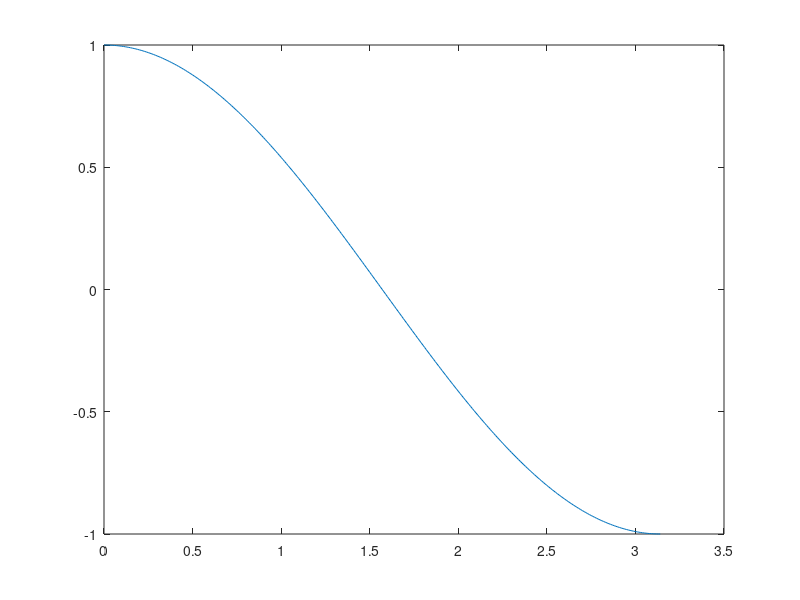

Write the MATLAB code that produced this figure.
%% Opdracht 4
% Hieronder staat code waarmee je een grafiek van een cosinus functie
% tekent. Maak een nieuw figuur aan. De variabele signaal bevat een
% heleboel opvolgende cosinuswaardes. Trek steeds de opvolgende waardes
% van elkaar af (de tweede min de eerste) en stop het resultaat in een 
% vector genaamd 'diffSignaal'.
% Plot dit signaal in het nieuwe figure (geen tijdstippen op de x-as).

close all
t = 0:0.01:pi;
signaal = cos(t);
plot(t,signaal)
